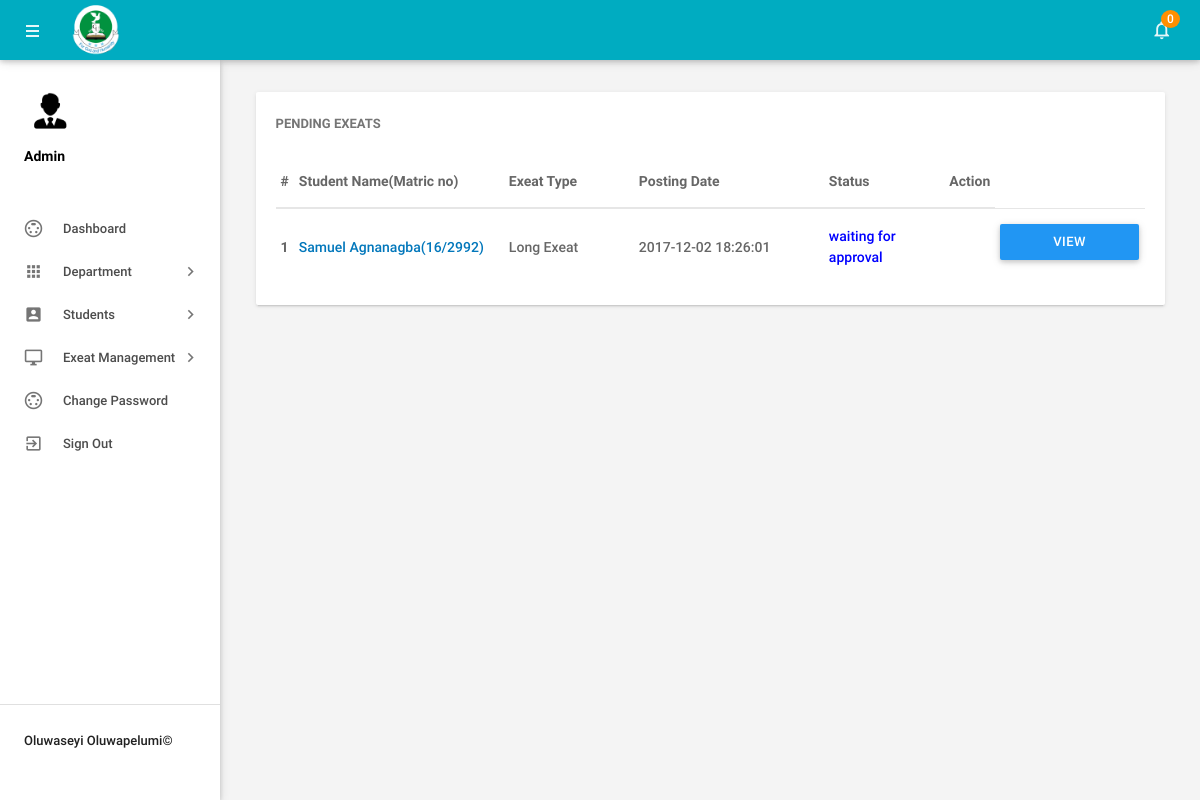
Page /admin/pending-exeats.php (signed in) on the committed database.
### tables this page shows
CREATE TABLE IF NOT EXISTS `tblleaves` (
  `id` int(11) NOT NULL,
  `LeaveType` varchar(110) NOT NULL,
  `ToDate` varchar(120) NOT NULL,
  `FromDate` varchar(120) NOT NULL,
  `Description` mediumtext NOT NULL,
  `PostingDate` timestamp NOT NULL DEFAULT CURRENT_TIMESTAMP,
  `AdminRemark` mediumtext,
  `AdminRemarkDate` varchar(120) DEFAULT NULL,
  `Status` int(1) NOT NULL,
  `IsRead` int(1) NOT NULL,
  `empid` int(11) DEFAULT NULL
);

CREATE TABLE IF NOT EXISTS `tblemployees` (
  `id` int(11) NOT NULL,
  `EmpId` varchar(100) NOT NULL,
  `FirstName` varchar(150) NOT NULL,
  `LastName` varchar(150) NOT NULL,
  `EmailId` varchar(200) NOT NULL,
  `file_name` varchar(255) NOT NULL,
  `Password` varchar(180) NOT NULL,
  `Gender` varchar(100) NOT NULL,
  `Hostel` varchar(100) NOT NULL,
  `Dob` varchar(100) NOT NULL,
  `Department` varchar(255) NOT NULL,
  `Address` varchar(255) NOT NULL,
  `City` varchar(200) NOT NULL,
  `Country` varchar(150) NOT NULL,
  `Phonenumber` char(11) NOT NULL,
  `Status` int(1) NOT NULL,
  `RegDate` timestamp NOT NULL DEFAULT CURRENT_TIMESTAMP
);

### admin/pending-exeats.php (the view, shortened to what this page needs)
<?php
include('includes/config.php');
if(strlen($_SESSION['alogin'])==0)
    {
header('location:index.php');
}
else{
 ?>
<!DOCTYPE html>
<html lang="en">
    <head>
        <link type="text/css" rel="stylesheet" href="../assets/plugins/materialize/css/materialize.min.css"/>
        <link href="../assets/plugins/material-preloader/css/materialPreloader.min.css" rel="stylesheet">
        <link href="../assets/plugins/datatables/css/jquery.dataTables.min.css" rel="stylesheet">
                <link href="../assets/plugins/google-code-prettify/prettify.css" rel="stylesheet" type="text/css"/>
        <link href="../assets/css/alpha.min.css" rel="stylesheet" type="text/css"/>
        <link href="../assets/css/custom.css" rel="stylesheet" type="text/css"/>
    </head>
    <body>
       <?php include('includes/header.php');?>
       <?php include('includes/sidebar.php');?>
            <main class="mn-inner">
                <div class="row">
                    <div class="col s12 m12 l12">
                        <div class="card">
                            <div class="card-content">
                                <span class="card-title">Pending Exeats</span>
                                <table id="example" class="display responsive-table ">
                                    <thead>
                                        <tr>
                                            <th>#</th>
                                            <th width="200">Student Name(Matric no)</th>
                                            <th width="120">Exeat Type</th>
                                             <th width="180">Posting Date</th>
                                            <th>Status</th>
                                            <th align="center">Action</th>
                                        </tr>
                                    </thead>
                                    <tbody>
<?php
$status=0;
$sql = "SELECT tblleaves.id as lid,tblemployees.FirstName,tblemployees.LastName,tblemployees.EmpId,tblemployees.id,tblleaves.LeaveType,tblleaves.PostingDate,tblleaves.Status from tblleaves join tblemployees on tblleaves.empid=tblemployees.id where tblleaves.Status=:status order by lid desc";
$query = $dbh -> prepare($sql);
$query->bindParam(':status',$status,PDO::PARAM_STR);
$query->execute();
$results=$query->fetchAll(PDO::FETCH_OBJ);
$cnt=1;
if($query->rowCount() > 0)
{
foreach($results as $result)
{
      ?>
                                        <tr>
                                            <td> <b><?php echo htmlentities($cnt);?></b></td>
                                              <td><a href="view-student.php?empid=<?php echo htmlentities($result->id);?>" target="_blank"><?php echo htmlentities($result->FirstName." ".$result->LastName);?>(<?php echo htmlentities($result->EmpId);?>)</a></td>
                                            <td><?php echo htmlentities($result->LeaveType);?></td>
                                            <td><?php echo htmlentities($result->PostingDate);?></td>
                                                                       <td><?php $stats=$result->Status;
if($stats==1){
                                             ?>
                                                 <span style="color: green">Approved</span>
                                                 <?php } if($stats==2)  { ?>
                                                <span style="color: red">Not Approved</span>
                                                 <?php } if($stats==0)  { ?>
 <span style="color: blue">waiting for approval</span>
 <?php } ?>
                                             </td>
          <td>
           <td><a href="exeat-details.php?leaveid=<?php echo htmlentities($result->lid);?>" class="waves-effect waves-light btn blue m-b-xs"  > View Details</a></td>
                                    </tr>
                                         <?php $cnt++;} }?>
                                    </tbody>
                                </table>
                            </div>
                        </div>
                    </div>
                </div>
            </main>
        </div>
        <div class="left-sidebar-hover"></div>
    </body>
</html>
<?php } ?>

### rows in the picture
tblleaves: tblemployees.FirstName+LastName "Samuel Agnanagba", tblemployees.EmpId "16/2992", LeaveType "Long Exeat", PostingDate "2017-12-02 18:26:01", Status "waiting for approval"

### other values in the picture
$unreadcount "0"
